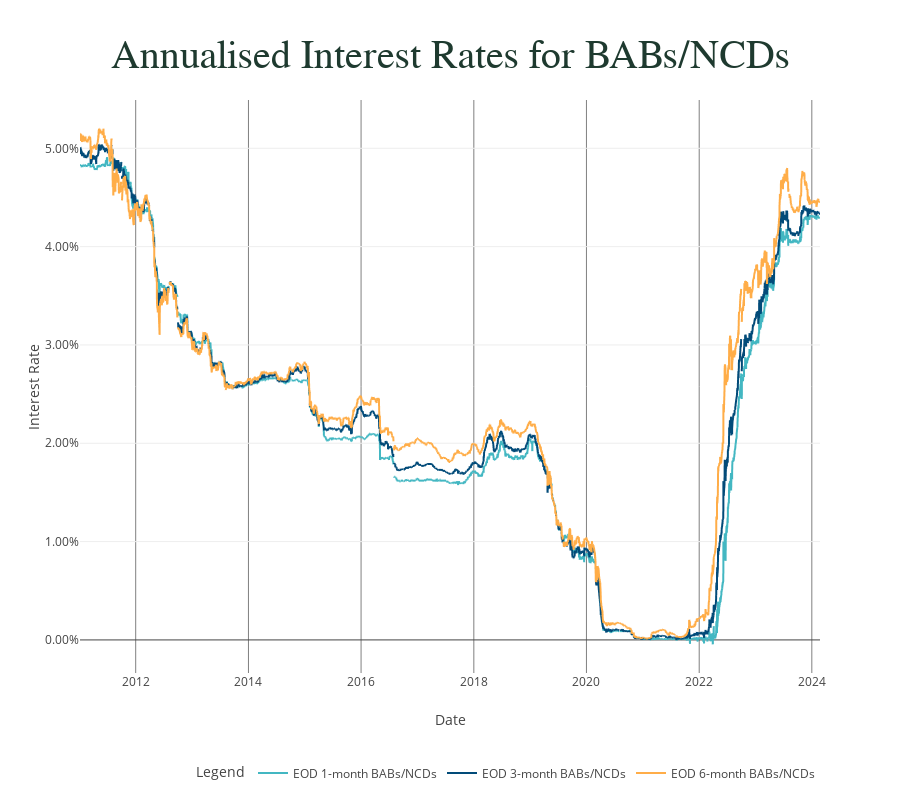

Here is the notebook cell this chart was saved with:
### Code cell
from charting.utils_charting import tf_line_chart
tf_line_chart(
    data_frame = data_dict['rba_f01d']['cleaned_df'],
    x = tf_line_chart_dict['dale_column'],
    y = list(tf_line_chart_dict['lines_dict'].keys()),
    color_discrete_map=tf_line_chart_dict['lines_dict'],
    title=tf_line_chart_dict['title'],
    height=800,
    tf_title_dict=tf_chart_design_dict['title_dict'],
)

### Figure 1 — Plotly figure (JSON) as saved in the notebook; plotly's stock layout.template omitted (floating-point values rounded to 4 significant figures; data arrays with more than 128 entries replaced by an {"elided": "..."} marker saying what was removed)
{"data": [{"hovertemplate": "variable=EOD 1-month BABs/NCDs<br>Date=%{x}<br>value=%{y}<extra></extra>", "legendgroup": "EOD 1-month BABs/NCDs", "line": {"color": "#43B7C2", "dash": "solid"}, "marker": {"symbol": "circle"}, "mode": "lines", "name": "EOD 1-month BABs/NCDs", "showlegend": true, "type": "scattergl", "x": {"elided": "3325 str values"}, "xaxis": "x", "y": {"elided": "3325 float values"}, "yaxis": "y"}, {"hovertemplate": "variable=EOD 3-month BABs/NCDs<br>Date=%{x}<br>value=%{y}<extra></extra>", "legendgroup": "EOD 3-month BABs/NCDs", "line": {"color": "#024B79", "dash": "solid"}, "marker": {"symbol": "circle"}, "mode": "lines", "name": "EOD 3-month BABs/NCDs", "showlegend": true, "type": "scattergl", "x": {"elided": "3325 str values"}, "xaxis": "x", "y": {"elided": "3325 float values"}, "yaxis": "y"}, {"hovertemplate": "variable=EOD 6-month BABs/NCDs<br>Date=%{x}<br>value=%{y}<extra></extra>", "legendgroup": "EOD 6-month BABs/NCDs", "line": {"color": "#FFAD48", "dash": "solid"}, "marker": {"symbol": "circle"}, "mode": "lines", "name": "EOD 6-month BABs/NCDs", "showlegend": true, "type": "scattergl", "x": {"elided": "3325 str values"}, "xaxis": "x", "y": {"elided": "3325 float values"}, "yaxis": "y"}], "layout": {"height": 800, "legend": {"orientation": "h", "title": {"text": "Legend"}, "tracegroupgap": 0, "x": 1, "xanchor": "right", "y": -0.2, "yanchor": "bottom"}, "paper_bgcolor": "#FFFFFF", "plot_bgcolor": "#FFFFFF", "title": {"font": {"color": "#1E3A2F", "family": "Avenir Next LT Pro Demi", "size": 40}, "text": "Annualised Interest Rates for BABs/NCDs", "x": 0.5, "xanchor": "center", "y": 0.95, "yanchor": "top"}, "xaxis": {"anchor": "y", "domain": [0, 1], "gridcolor": "grey", "gridwidth": 1, "showgrid": true, "title": {"text": "Date"}}, "yaxis": {"anchor": "x", "domain": [0, 1], "tickformat": ".2%", "title": {"text": "Interest Rate"}}}}
